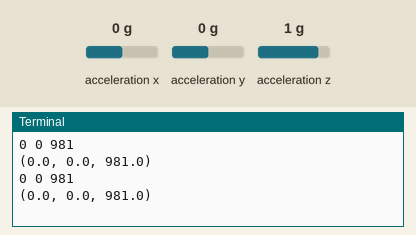
Recording of a program running on a simulated Raspberry Pi (BCM pin numbers). Parts: the last lines printed to the terminal. The test bench sets the inputs (shaded band); at power-on: acceleration x 0 g, acceleration y 0 g, acceleration z 1 g.

Above: at 3.4 s.
3.5 s: acceleration x set to -1.4 g
At 4.8 s:
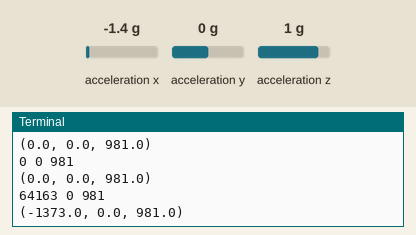
5.0 s: acceleration y set to -1.4 g
At 6.1 s:
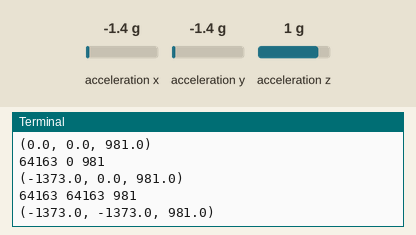
6.5 s: acceleration z set to -1.4 g
At 7.8 s:
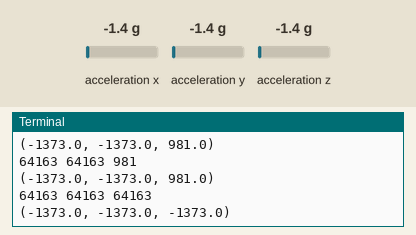

Measured:
- after the input at 3.5 s, the terminal: prints a new line after 0.78 s (image 1)
- after the input at 5.0 s, the terminal: prints a new line after 0.28 s (image 2)
- after the input at 6.5 s, the terminal: prints a new line after 0.79 s (image 3)

The program:

imu_bno055.py
```python
# -*- coding: utf-8 -*-
"""IMU Bosch BNO055
https://akizukidenshi.com/catalog/g/gK-16996

BNO055 -- RasPi
================
VIN    -- 3.3V (Pin1 or Pin17) / 5V
GND    -- GND
SDA    -- I2C SDA (GPIO 2)
SCL    -- I2C SCL (GPIO 3)
"""
import smbus
import time
import struct

class BNO055:
	BNO055_ADDRESS_A 				= 0x28
	BNO055_ADDRESS_B 				= 0x29
	BNO055_ID 		 			= 0xA0

	# Power mode settings
	POWER_MODE_NORMAL   				= 0X00
	POWER_MODE_LOWPOWER 				= 0X01
	POWER_MODE_SUSPEND  				= 0X02

	# Operation mode settings
	OPERATION_MODE_CONFIG 				= 0X00
	OPERATION_MODE_ACCONLY 				= 0X01
	OPERATION_MODE_MAGONLY 				= 0X02
	OPERATION_MODE_GYRONLY 				= 0X03
	OPERATION_MODE_ACCMAG 				= 0X04
	OPERATION_MODE_ACCGYRO 				= 0X05
	OPERATION_MODE_MAGGYRO 				= 0X06
	OPERATION_MODE_AMG 				= 0X07
	OPERATION_MODE_IMUPLUS 				= 0X08
	OPERATION_MODE_COMPASS 				= 0X09
	OPERATION_MODE_M4G 				= 0X0A
	OPERATION_MODE_NDOF_FMC_OFF 			= 0X0B
	OPERATION_MODE_NDOF 				= 0X0C

	# Output vector type
	VECTOR_ACCELEROMETER 				= 0x08
	VECTOR_MAGNETOMETER  				= 0x0E
	VECTOR_GYROSCOPE     				= 0x14
	VECTOR_EULER         				= 0x1A
	VECTOR_LINEARACCEL   				= 0x28
	VECTOR_GRAVITY       				= 0x2E

	# REGISTER DEFINITION START
	BNO055_PAGE_ID_ADDR 				= 0X07

	BNO055_CHIP_ID_ADDR 				= 0x00
	BNO055_ACCEL_REV_ID_ADDR 			= 0x01
	BNO055_MAG_REV_ID_ADDR 				= 0x02
	BNO055_GYRO_REV_ID_ADDR 			= 0x03
	BNO055_SW_REV_ID_LSB_ADDR 			= 0x04
	BNO055_SW_REV_ID_MSB_ADDR 			= 0x05
	BNO055_BL_REV_ID_ADDR 				= 0X06

	# Accel data register
	BNO055_ACCEL_DATA_X_LSB_ADDR 			= 0X08
	BNO055_ACCEL_DATA_X_MSB_ADDR 			= 0X09
	BNO055_ACCEL_DATA_Y_LSB_ADDR 			= 0X0A
	BNO055_ACCEL_DATA_Y_MSB_ADDR 			= 0X0B
	BNO055_ACCEL_DATA_Z_LSB_ADDR 			= 0X0C
	BNO055_ACCEL_DATA_Z_MSB_ADDR 			= 0X0D

	# Mag data register
	BNO055_MAG_DATA_X_LSB_ADDR 			= 0X0E
	BNO055_MAG_DATA_X_MSB_ADDR 			= 0X0F
	BNO055_MAG_DATA_Y_LSB_ADDR 			= 0X10
	BNO055_MAG_DATA_Y_MSB_ADDR 			= 0X11
	BNO055_MAG_DATA_Z_LSB_ADDR 			= 0X12
	BNO055_MAG_DATA_Z_MSB_ADDR			= 0X13

	# Gyro data registers
	BNO055_GYRO_DATA_X_LSB_ADDR 			= 0X14
	BNO055_GYRO_DATA_X_MSB_ADDR 			= 0X15
	BNO055_GYRO_DATA_Y_LSB_ADDR 			= 0X16
	BNO055_GYRO_DATA_Y_MSB_ADDR 			= 0X17
	BNO055_GYRO_DATA_Z_LSB_ADDR 			= 0X18
	BNO055_GYRO_DATA_Z_MSB_ADDR 			= 0X19

	# Euler data registers
	BNO055_EULER_H_LSB_ADDR 			= 0X1A
	BNO055_EULER_H_MSB_ADDR 			= 0X1B
	BNO055_EULER_R_LSB_ADDR 			= 0X1C
	BNO055_EULER_R_MSB_ADDR 			= 0X1D
	BNO055_EULER_P_LSB_ADDR 			= 0X1E
	BNO055_EULER_P_MSB_ADDR 			= 0X1F

	# Quaternion data registers
	BNO055_QUATERNION_DATA_W_LSB_ADDR 		= 0X20
	BNO055_QUATERNION_DATA_W_MSB_ADDR 		= 0X21
	BNO055_QUATERNION_DATA_X_LSB_ADDR 		= 0X22
	BNO055_QUATERNION_DATA_X_MSB_ADDR 		= 0X23
	BNO055_QUATERNION_DATA_Y_LSB_ADDR 		= 0X24
	BNO055_QUATERNION_DATA_Y_MSB_ADDR 		= 0X25
	BNO055_QUATERNION_DATA_Z_LSB_ADDR 		= 0X26
	BNO055_QUATERNION_DATA_Z_MSB_ADDR 		= 0X27

	# Linear acceleration data registers
	BNO055_LINEAR_ACCEL_DATA_X_LSB_ADDR 		= 0X28
	BNO055_LINEAR_ACCEL_DATA_X_MSB_ADDR 		= 0X29
	BNO055_LINEAR_ACCEL_DATA_Y_LSB_ADDR	 	= 0X2A
	BNO055_LINEAR_ACCEL_DATA_Y_MSB_ADDR		= 0X2B
	BNO055_LINEAR_ACCEL_DATA_Z_LSB_ADDR		= 0X2C
	BNO055_LINEAR_ACCEL_DATA_Z_MSB_ADDR		= 0X2D

	# Gravity data registers
	BNO055_GRAVITY_DATA_X_LSB_ADDR 			= 0X2E
	BNO055_GRAVITY_DATA_X_MSB_ADDR	 		= 0X2F
	BNO055_GRAVITY_DATA_Y_LSB_ADDR 			= 0X30
	BNO055_GRAVITY_DATA_Y_MSB_ADDR 			= 0X31
	BNO055_GRAVITY_DATA_Z_LSB_ADDR 			= 0X32
	BNO055_GRAVITY_DATA_Z_MSB_ADDR 			= 0X33

	# Temperature data register
	BNO055_TEMP_ADDR 				= 0X34

	# Status registers
	BNO055_CALIB_STAT_ADDR 				= 0X35
	BNO055_SELFTEST_RESULT_ADDR	 		= 0X36
	BNO055_INTR_STAT_ADDR 				= 0X37

	BNO055_SYS_CLK_STAT_ADDR 			= 0X38
	BNO055_SYS_STAT_ADDR 				= 0X39
	BNO055_SYS_ERR_ADDR 				= 0X3A

	# Unit selection register
	BNO055_UNIT_SEL_ADDR 				= 0X3B
	BNO055_DATA_SELECT_ADDR 			= 0X3C

	# Mode registers
	BNO055_OPR_MODE_ADDR 				= 0X3D
	BNO055_PWR_MODE_ADDR 				= 0X3E

	BNO055_SYS_TRIGGER_ADDR 			= 0X3F
	BNO055_TEMP_SOURCE_ADDR 			= 0X40

	# Axis remap registers
	BNO055_AXIS_MAP_CONFIG_ADDR 			= 0X41
	BNO055_AXIS_MAP_SIGN_ADDR 			= 0X42

	# SIC registers
	BNO055_SIC_MATRIX_0_LSB_ADDR 			= 0X43
	BNO055_SIC_MATRIX_0_MSB_ADDR 			= 0X44
	BNO055_SIC_MATRIX_1_LSB_ADDR 			= 0X45
	BNO055_SIC_MATRIX_1_MSB_ADDR 			= 0X46
	BNO055_SIC_MATRIX_2_LSB_ADDR 			= 0X47
	BNO055_SIC_MATRIX_2_MSB_ADDR 			= 0X48
	BNO055_SIC_MATRIX_3_LSB_ADDR 			= 0X49
	BNO055_SIC_MATRIX_3_MSB_ADDR 			= 0X4A
	BNO055_SIC_MATRIX_4_LSB_ADDR 			= 0X4B
	BNO055_SIC_MATRIX_4_MSB_ADDR 			= 0X4C
	BNO055_SIC_MATRIX_5_LSB_ADDR 			= 0X4D
	BNO055_SIC_MATRIX_5_MSB_ADDR 			= 0X4E
	BNO055_SIC_MATRIX_6_LSB_ADDR 			= 0X4F
	BNO055_SIC_MATRIX_6_MSB_ADDR 			= 0X50
	BNO055_SIC_MATRIX_7_LSB_ADDR 			= 0X51
	BNO055_SIC_MATRIX_7_MSB_ADDR 			= 0X52
	BNO055_SIC_MATRIX_8_LSB_ADDR 			= 0X53
	BNO055_SIC_MATRIX_8_MSB_ADDR 			= 0X54

	# Accelerometer Offset registers
	ACCEL_OFFSET_X_LSB_ADDR 			= 0X55
	ACCEL_OFFSET_X_MSB_ADDR 			= 0X56
	ACCEL_OFFSET_Y_LSB_ADDR 			= 0X57
	ACCEL_OFFSET_Y_MSB_ADDR 			= 0X58
	ACCEL_OFFSET_Z_LSB_ADDR 			= 0X59
	ACCEL_OFFSET_Z_MSB_ADDR 			= 0X5A

	# Magnetometer Offset registers
	MAG_OFFSET_X_LSB_ADDR 				= 0X5B
	MAG_OFFSET_X_MSB_ADDR 				= 0X5C
	MAG_OFFSET_Y_LSB_ADDR 				= 0X5D
	MAG_OFFSET_Y_MSB_ADDR 				= 0X5E
	MAG_OFFSET_Z_LSB_ADDR 				= 0X5F
	MAG_OFFSET_Z_MSB_ADDR 				= 0X60

	# Gyroscope Offset registers
	GYRO_OFFSET_X_LSB_ADDR 				= 0X61
	GYRO_OFFSET_X_MSB_ADDR 				= 0X62
	GYRO_OFFSET_Y_LSB_ADDR 				= 0X63
	GYRO_OFFSET_Y_MSB_ADDR 				= 0X64
	GYRO_OFFSET_Z_LSB_ADDR 				= 0X65
	GYRO_OFFSET_Z_MSB_ADDR 				= 0X66

	# Radius registers
	ACCEL_RADIUS_LSB_ADDR 				= 0X67
	ACCEL_RADIUS_MSB_ADDR 				= 0X68
	MAG_RADIUS_LSB_ADDR 				= 0X69
	MAG_RADIUS_MSB_ADDR 				= 0X6A

	# REGISTER DEFINITION END

	# division factor (Data sheet Sec3.6.4)
	BNO055_ACCEL_DIV_MSQ                = 100.0


	def __init__(self, sensorId=-1, address=0x28):
		self._sensorId = sensorId
		self._address = address
		self._mode = BNO055.OPERATION_MODE_NDOF


	def begin(self, mode=None):
		if mode is None: mode = BNO055.OPERATION_MODE_NDOF
		# Open I2C bus
		self._bus = smbus.SMBus(1)

		# Make sure we have the right device
		if self.readBytes(BNO055.BNO055_CHIP_ID_ADDR)[0] != BNO055.BNO055_ID:
			time.sleep(1)	# Wait for the device to boot up
			if self.readBytes(BNO055.BNO055_CHIP_ID_ADDR)[0] != BNO055.BNO055_ID:
				return False

		# Switch to config mode
		self.setMode(BNO055.OPERATION_MODE_CONFIG)

		# Trigger a reset and wait for the device to boot up again
		self.writeBytes(BNO055.BNO055_SYS_TRIGGER_ADDR, [0x20])
		time.sleep(1)
		while self.readBytes(BNO055.BNO055_CHIP_ID_ADDR)[0] != BNO055.BNO055_ID:
			time.sleep(0.01)
		time.sleep(0.05)

		# Set to normal power mode
		self.writeBytes(BNO055.BNO055_PWR_MODE_ADDR, [BNO055.POWER_MODE_NORMAL])
		# self.writeBytes(BNO055.BNO055_PWR_MODE_ADDR, [BNO055.POWER_MODE_SUSPEND])
		time.sleep(0.01)

		# x = self.readBytes(BNO055.BNO055_PAGE_ID_ADDR)[0]
		# print("before", x, hex(x))
		self.writeBytes(BNO055.BNO055_PAGE_ID_ADDR, [0])
		# time.sleep(1)
		# x = self.readBytes(BNO055.BNO055_PAGE_ID_ADDR)[0]
		# print("after", x, hex(x))

		self.writeBytes(BNO055.BNO055_SYS_TRIGGER_ADDR, [0])
		time.sleep(0.01)

		# Set the requested mode
		self.setMode(mode)
		time.sleep(0.02)

		return True

	def setMode(self, mode):
		self._mode = mode
		self.writeBytes(BNO055.BNO055_OPR_MODE_ADDR, [self._mode])
		time.sleep(0.03)

	def setExternalCrystalUse(self, useExternalCrystal = True):
		prevMode = self._mode
		self.setMode(BNO055.OPERATION_MODE_CONFIG)
		time.sleep(0.025)
		self.writeBytes(BNO055.BNO055_PAGE_ID_ADDR, [0])
		self.writeBytes(BNO055.BNO055_SYS_TRIGGER_ADDR, [0x80] if useExternalCrystal else [0])
		time.sleep(0.01)
		self.setMode(prevMode)
		time.sleep(0.02)

	def getSystemStatus(self):
		self.writeBytes(BNO055.BNO055_PAGE_ID_ADDR, [0])
		(sys_stat, sys_err) = self.readBytes(BNO055.BNO055_SYS_STAT_ADDR, 2)
		self_test = self.readBytes(BNO055.BNO055_SELFTEST_RESULT_ADDR)[0]
		return (sys_stat, self_test, sys_err)

	def getRevInfo(self):
		(accel_rev, mag_rev, gyro_rev) = self.readBytes(BNO055.BNO055_ACCEL_REV_ID_ADDR, 3)
		sw_rev = self.readBytes(BNO055.BNO055_SW_REV_ID_LSB_ADDR, 2)
		sw_rev = sw_rev[0] | sw_rev[1] << 8
		bl_rev = self.readBytes(BNO055.BNO055_BL_REV_ID_ADDR)[0]
		return (accel_rev, mag_rev, gyro_rev, sw_rev, bl_rev)

	def getCalibration(self):
		calData = self.readBytes(BNO055.BNO055_CALIB_STAT_ADDR)[0]
		return (calData >> 6 & 0x03, calData >> 4 & 0x03, calData >> 2 & 0x03, calData & 0x03)

	def getTemp(self):
		return self.readBytes(BNO055.BNO055_TEMP_ADDR)[0]

	def getVector(self, vectorType):
		buf = self.readBytes(vectorType, 6)
		xyz = struct.unpack('hhh', struct.pack('BBBBBB', buf[0], buf[1], buf[2], buf[3], buf[4], buf[5]))
		if vectorType == BNO055.VECTOR_MAGNETOMETER:	scalingFactor = 16.0
		elif vectorType == BNO055.VECTOR_GYROSCOPE:	scalingFactor = 900.0
		elif vectorType == BNO055.VECTOR_EULER: 		scalingFactor = 16.0
		elif vectorType == BNO055.VECTOR_GRAVITY:	scalingFactor = 100.0
		else:											scalingFactor = 1.0
		return tuple([i/scalingFactor for i in xyz])

	def get_2bytes(self, register):
		buf = self.readBytes(register, numBytes=2)
		value = ((buf[1]) << 8) | (buf[0])
		return value

	def get_acc(self):
		# self.writeBytes(BNO055.BNO055_PAGE_ID_ADDR, [0])
		# time.sleep(0.1)
		acc_x = self.get_2bytes(BNO055.BNO055_ACCEL_DATA_X_LSB_ADDR)
		acc_y = self.get_2bytes(BNO055.BNO055_ACCEL_DATA_Y_LSB_ADDR)
		acc_z = self.get_2bytes(BNO055.BNO055_ACCEL_DATA_Z_LSB_ADDR)
		print(acc_x, acc_y, acc_z)

		buf = self.readBytes(BNO055.BNO055_ACCEL_DATA_X_LSB_ADDR, 6)
		xyz = struct.unpack('hhh', struct.pack('BBBBBB', buf[0], buf[1], buf[2], buf[3], buf[4], buf[5]))
		scalingFactor = 1.0
		vec = tuple([i/scalingFactor for i in xyz])
		print(vec)

	def getQuat(self):
		buf = self.readBytes(BNO055.BNO055_QUATERNION_DATA_W_LSB_ADDR, 8)
		wxyz = struct.unpack('hhhh', struct.pack('BBBBBBBB', buf[0], buf[1], buf[2], buf[3], buf[4], buf[5], buf[6], buf[7]))
		return tuple([i * (1.0 / (1 << 14)) for i in wxyz])

	def readBytes(self, register, numBytes=1):
		return self._bus.read_i2c_block_data(self._address, register, numBytes)

	def writeBytes(self, register, byteVals):
		return self._bus.write_i2c_block_data(self._address, register, byteVals)


if __name__ == '__main__':
	bno = BNO055()
	if bno.begin() is not True:
		print("Error initializing device")
		exit()
	time.sleep(1)

	# accel_rev, mag_rev, gyro_rev, sw_rev, bl_rev = bno.getRevInfo()
	# print(sw_rev)
	# aa = bno.readBytes(BNO055.BNO055_PAGE_ID_ADDR)
	# print(aa[0], hex(aa[0]))

	bno.setExternalCrystalUse(True)
	while True:
		# print(bno.getVector(BNO055.VECTOR_EULER))
		bno.get_acc()
		time.sleep(1)
```
